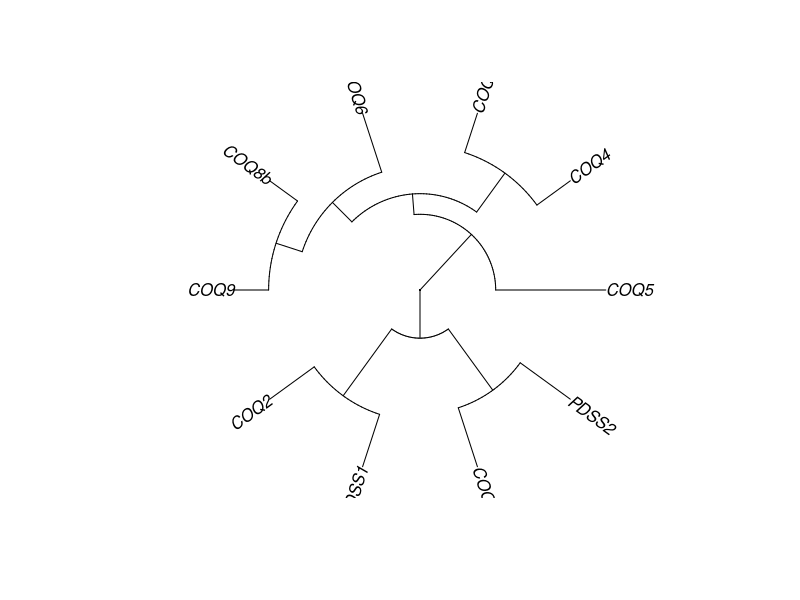
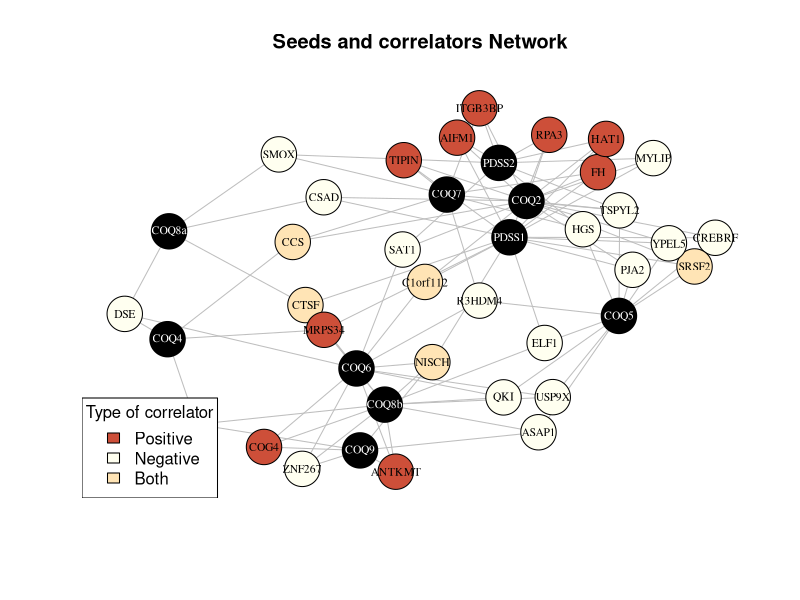
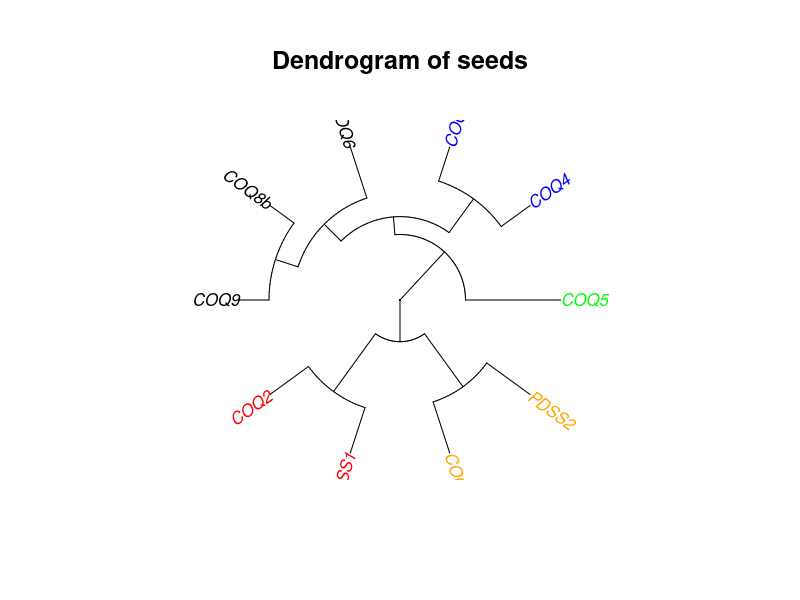

Write the R code that produced these figures, in order.
library(igraph)
library(ape)

setwd("C:/Users/MARIA DEL MAR/Desktop/TFM_WINDOWS/TFM_WINDOWS_1")

# Read matrix of seeds versus correlators
m2 <- as.matrix(read.csv("posneg_correlators_matrix.txt", header = T, sep = '\t', row.names = 1))

################## GeneNetwork of seeds and correlators ########################

# Define seeds and correlators from files
seeds <- readLines("seeds.tsv")
corr_pos <- readLines("correlators_pos.txt")
corr_neg <- readLines("correlators_neg.txt")
corr_posneg <- readLines("correlators_posneg.txt")

# Convert to a bipartitie network
bg = igraph::graph.incidence(m2)
bg

# Label color
V(bg)$label.color <- "white"
for (g in rownames(m2)) {
  edg <- "black"
  try(V(bg)[g]$label.color <- edg, silent = TRUE)
}

# Shape
V(bg)$shape <- "circle"
for (g in rownames(m2)) {
  shap <- "circle"
  try(V(bg)[g]$shape <- shap, silent = TRUE)
}

# Shape color
V(bg)$color <- "black"
for (g in rownames(m2)) {
  col <- "black"
  if (g %in% corr_pos) { col <- "tomato3"}
  if (g %in% corr_neg) { col <- "ivory"}
  if (g %in% corr_posneg) { col <- "moccasin"}
  try(V(bg)[g]$color <- col, silent = TRUE)
}

# Plot
pdf("GeneNetwork.pdf", width=10, height=10)
plot(bg, edge.width = 1, edge.color = "grey", vertex.size = 12, vertex.label.cex = 0.7, 
    asp = 0, cex.main = 5, main = "Seeds and correlators Network", )
legend("bottomleft", title="Type of correlator", c("Positive","Negative","Both"), 
       fill= c("tomato3","ivory","moccasin"), cex=1)
dev.off()

################## GeneNetwork of seeds and correlators ########################

# Transpose matrix
m3 <- t(m2)

# Compute distances and hierarchical clustering. 
# The hclust function in R uses the complete linkage method for hierarchical clustering by default
dd <- dist(m3, method = "manhattan")
hc <- hclust(dd)

# Plot fan
plot(as.phylo(hc), type = "fan")

# Cut the dendrogram into 5 clusters
colors = c("red", "blue", "green", "black", "orange")
clus5 = cutree(hc, 5)

# Plot
pdf("Dendrogram.pdf", width=10, height=10)
par(mar = c(6, 2, 6, 2))
plot(as.phylo(hc), type = "fan", tip.color = colors[clus5],
     label.offset = 0, cex = 1, main = "Dendrogram of seeds", cex.main = 1.5)
dev.off()